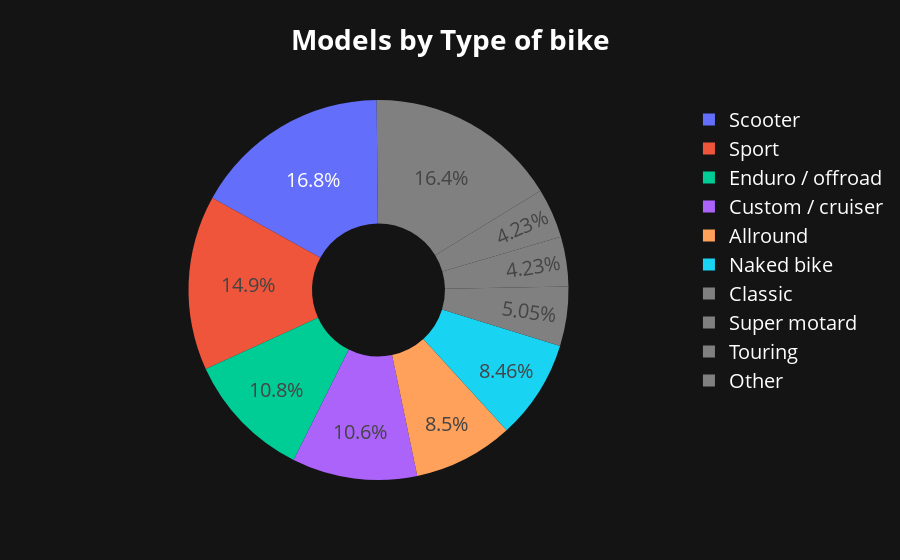

Here is the notebook cell this chart was saved with:
### Markdown cell above
### Models by category
 > Let's see the most common type of motorcycle, leaving out those that appear less in the dataset

### Code cell
# Group by most used, leave the others in "Other"
df_grouped = df.groupby("Category").size().reset_index(name="count")


df_top_types = df_grouped[df_grouped["count"] >= 1500].sort_values(by="count", ascending=False)
other_types = df_grouped[df_grouped["count"] < 1500].sum()["count"]

# Create a new DataFrame with the top types and the "Other" category
df_grouped = pd.concat([df_top_types, pd.DataFrame([{'Category': 'Other', 'count': other_types}])], ignore_index=True)

# Concat the top types and the "Other" category
df_pie = pd.concat(
    [df_top_types, pd.DataFrame([{"Category": "Other", "count": other_types}])],
    ignore_index=True
)

# Sort the DataFrame by count in descending order
ordered_categories = list(df_top_types["Category"]) + ["Other"]
df_pie["Category"] = pd.Categorical(
    df_pie["Category"], categories=ordered_categories, ordered=True
)
gray_seq = ["gray"] + ["gray"] + ["gray"] + ["gray"] + ["gray"]
color_seq = px.colors.qualitative.Plotly[:6] + gray_seq  # bianco per Other


# Create the pie chart
fig1 = px.pie(
    df_pie,
    names="Category",
    values="count",
    title="<b>Models by Type of bike</b>",
    hole=0.35,
    color_discrete_sequence=color_seq,
    category_orders={"Category": ordered_categories},
)

# Rotate the pie chart, make it counterclockwise, don't atutomatically sort
fig1.update_traces(
    direction="counterclockwise",
    sort=False,
    rotation=-61
)


set_theme(fig1).show()

### Figure 1 — Plotly figure (JSON) as saved in the notebook; plotly's stock layout.template omitted (floating-point values rounded to 4 significant figures)
{"data": [{"direction": "counterclockwise", "domain": {"x": [0, 1], "y": [0, 1]}, "hole": 0.35, "hovertemplate": "Category=%{label}<br>count=%{value}<extra></extra>", "labels": ["Scooter", "Sport", "Enduro / offroad", "Custom / cruiser", "Allround", "Naked bike", "Classic", "Super motard", "Touring", "Other"], "legendgroup": "", "name": "", "rotation": -61, "showlegend": true, "sort": false, "type": "pie", "values": [6484, 5749, 4172, 4111, 3283, 3268, 1950, 1635, 1635, 6337]}], "layout": {"font": {"color": "white", "size": 20}, "legend": {"bgcolor": "rgba(0,0,0,0)", "tracegroupgap": 0}, "paper_bgcolor": "#141415", "piecolorway": ["#636EFA", "#EF553B", "#00CC96", "#AB63FA", "#FFA15A", "#19D3F3", "gray", "gray", "gray", "gray", "gray"], "plot_bgcolor": "#141415", "title": {"text": "<b>Models by Type of bike</b>"}, "xaxis": {"gridcolor": "#333333", "zerolinecolor": "#333333"}, "yaxis": {"gridcolor": "#333333", "zerolinecolor": "#333333"}}}
